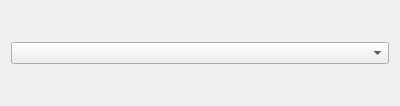
<?xml version="1.0" encoding="UTF-8"?>
<ui version="4.0">
 <class>DisplaySelectionWidget</class>
 <widget class="QWidget" name="DisplaySelectionWidget">
  <property name="geometry">
   <rect>
    <x>0</x>
    <y>0</y>
    <width>400</width>
    <height>106</height>
   </rect>
  </property>
  <property name="windowTitle">
   <string>Form</string>
  </property>
  <layout class="QVBoxLayout" name="verticalLayout">
   <item>
    <widget class="QComboBox" name="cmb"/>
   </item>
  </layout>
 </widget>
 <resources/>
 <connections/>
</ui>
